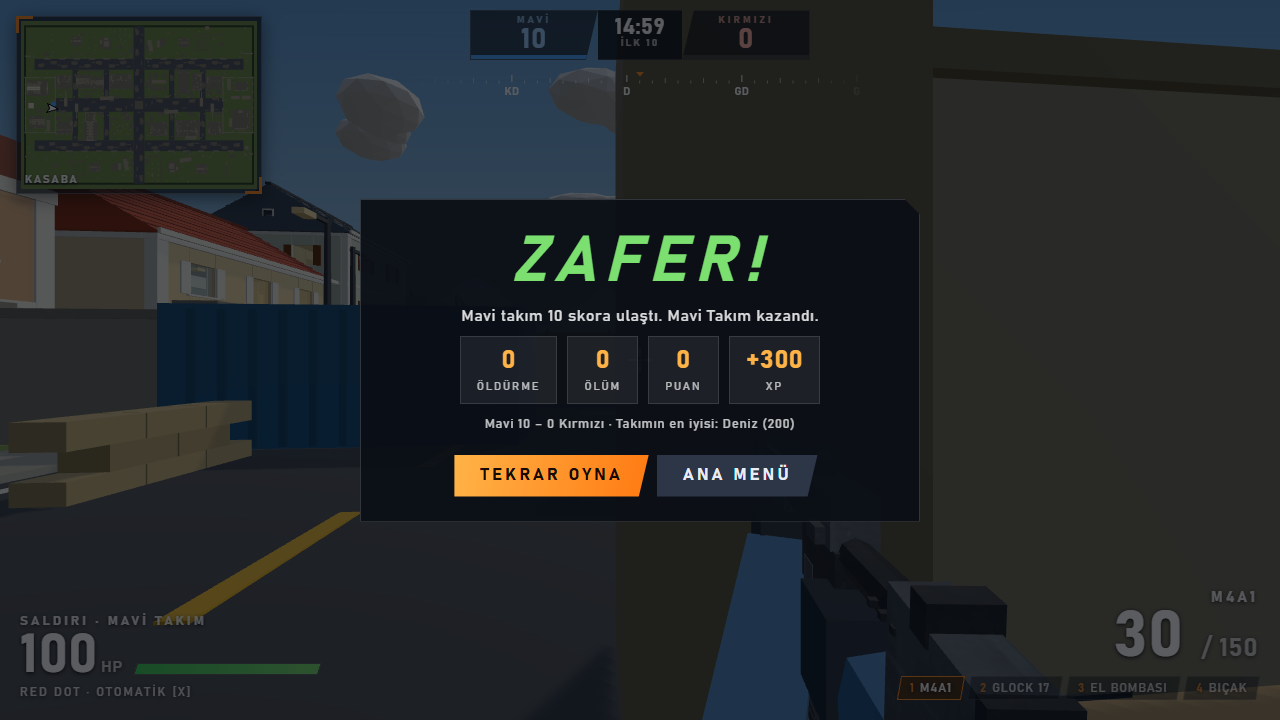
#> input picture tdm_end.png, 1280 x 720 px; its folder holds 2 pictures in this run
$ python swapdiff.py .. ../tdm_hud.png ../tdm_hud.png
#> lines starting #> are read from the running program, lines starting #| are printed output that depends on the picture
# 12.210 önce / sonra el-silah görüntüleri piksel farkı + yan yana tablo
#   python3 scripts/swapdiff.py <önce klasörü> <sonra klasörü> <tablo.png>
import os, sys
from PIL import Image, ImageChops, ImageDraw

a, b, out = sys.argv[1], sys.argv[2], sys.argv[3]
names = sorted(n for n in os.listdir(a) if n.endswith('.png') and os.path.exists(os.path.join(b, n)))
rows = []
for n in names:
    A = Image.open(os.path.join(a, n)).convert('RGB'); B = Image.open(os.path.join(b, n)).convert('RGB')
#> further down, A is the input picture: PIL image 1280x720 RGB; mean R, G, B 36.2, 39.9, 41.1
    d = ImageChops.difference(A, B).convert('L')
#> d: PIL image 1280x720 L; every value is 0
    px = sum(1 for v in d.getdata() if v > 24)
#> px = 0
    tot = A.size[0] * A.size[1]
#> tot = 921600
    rows.append((n, px / tot * 100, A, B))
    print(f'{n:34s} farklı piksel (>24/255): {px / tot * 100:6.3f} %')
#| tdm_end.png                        farklı piksel (>24/255):  0.000 %
# yan yana küçük tablo (her satır: önce | sonra)
tw = 520
cells = []
for n, pct, A, B in rows:
    h = int(A.size[1] * tw / A.size[0])
    cells.append((n, pct, A.resize((tw, h)), B.resize((tw, h)), h))
#> this loop made 2 passes
#> (n, pct, h) on passes 1 to 2: ('tdm_end.png', 0, 292), ('tdm_hud.png', 0, 104)
#> after the loop, cells = 2 items
H = sum(c[4] + 24 for c in cells)
#> H = 444
img = Image.new('RGB', (tw * 2 + 10, H), 'white')
#> img: PIL image 1050x444 RGB; every value is 255
dr = ImageDraw.Draw(img)
y = 0
for n, pct, A, B, h in cells:
    dr.text((4, y + 4), f'{n}   önce | sonra   fark {pct:.3f} %', fill='black')
    img.paste(A, (0, y + 22)); img.paste(B, (tw + 10, y + 22))
    y += h + 24
#> this loop made 2 passes
#> (n, pct, h, y) on passes 1 to 2: ('tdm_end.png', 0, 292, 316), ('tdm_hud.png', 0, 104, 444)
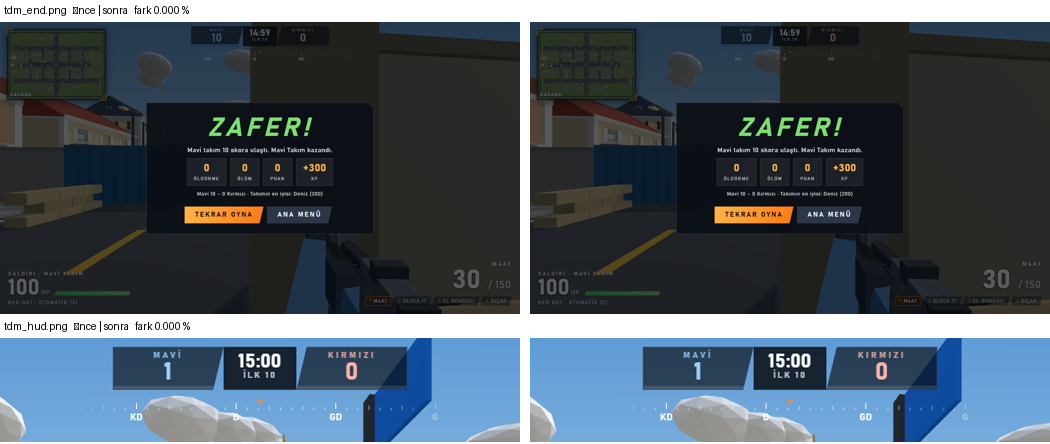
#> img: PIL image 1050x444 RGB; mean R, G, B 74.7, 86.7, 97.1
#> after the loop, y = 444
img.save(out)
print(out)
